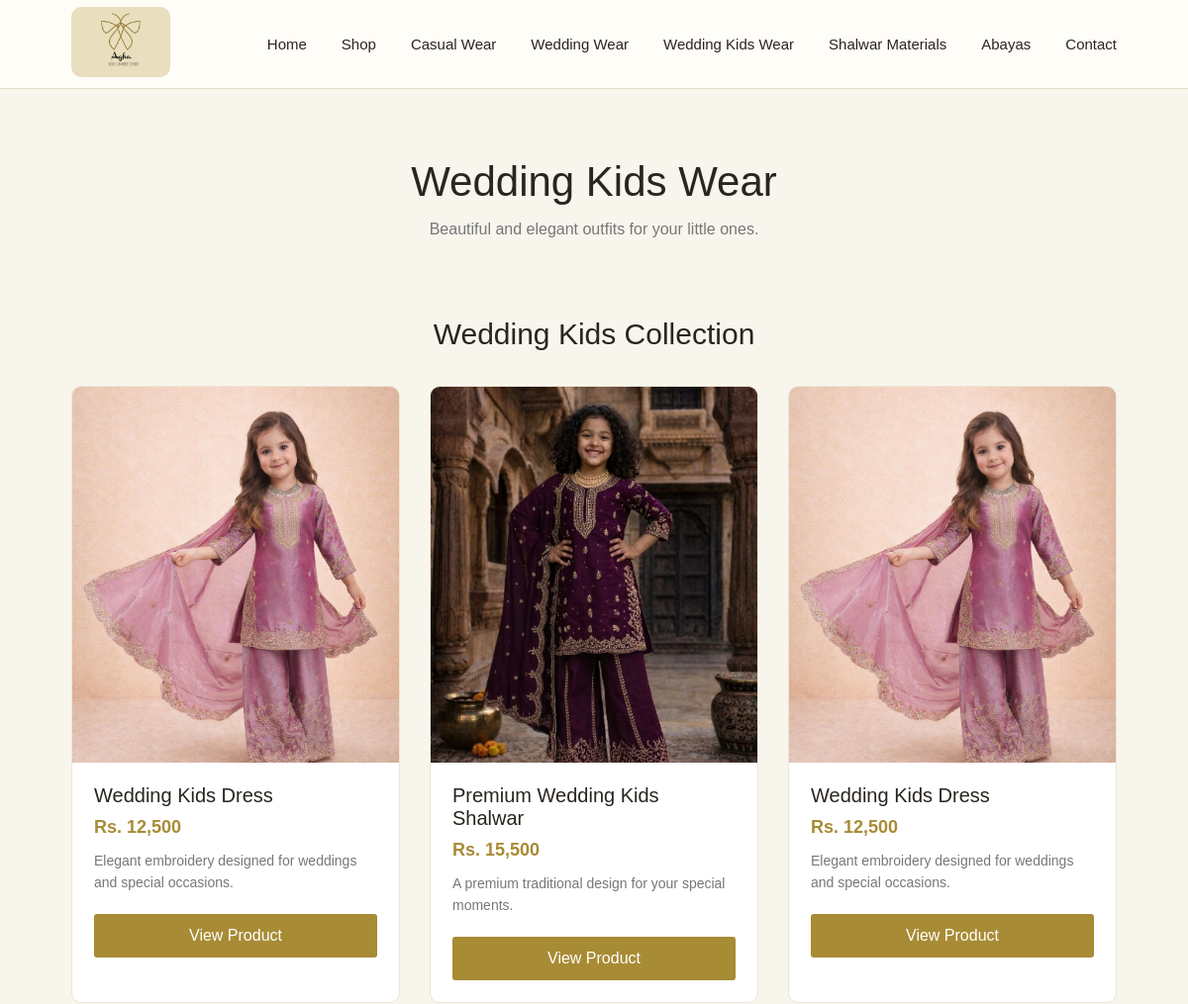
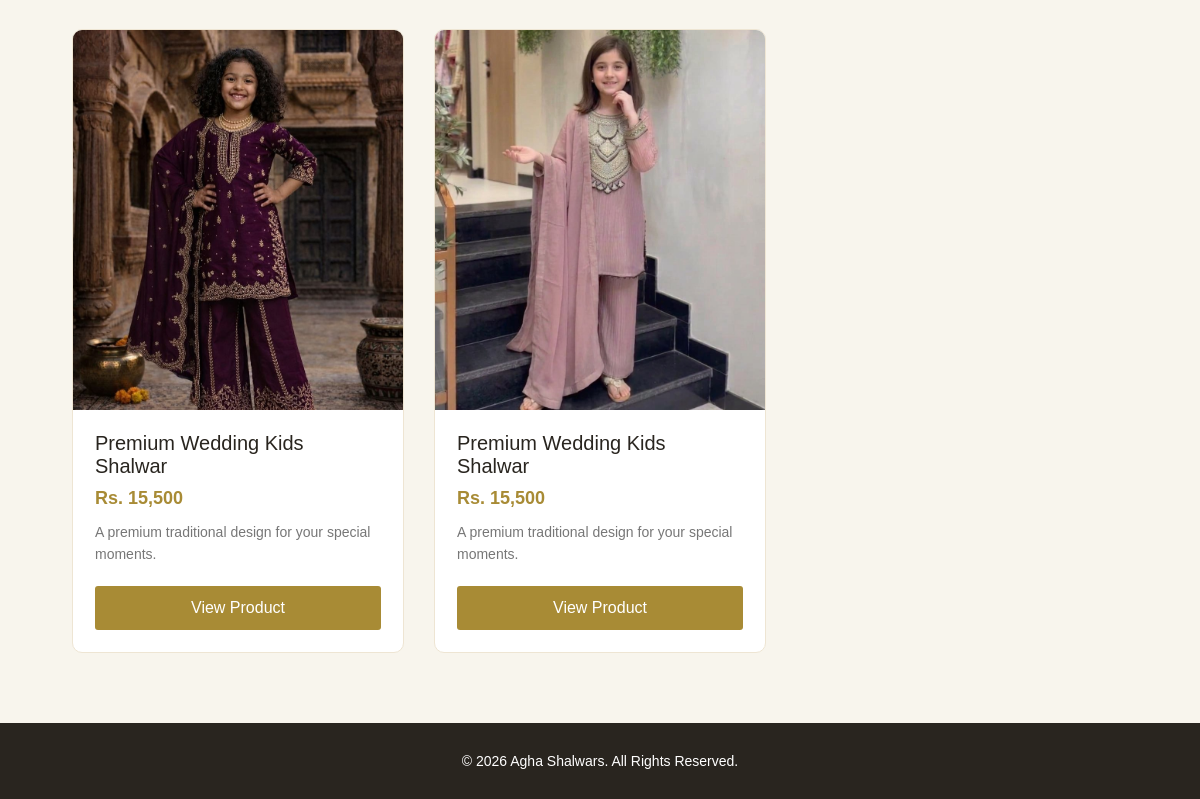
/wedding-kids-wear, run on the app's committed database (2 pictures, top to bottom).
### tables this page shows
CREATE TABLE products (
    id INTEGER PRIMARY KEY AUTOINCREMENT,
    name TEXT NOT NULL,
    category TEXT NOT NULL,
    price REAL NOT NULL,
    description TEXT,
    image TEXT NOT NULL,
    sizes TEXT,
    stock INTEGER DEFAULT 1
);

### app.py (the view)
@app.route("/wedding-kids-wear")
def wedding_kids_wear():
    connection = get_db_connection()
    products = connection.execute(
        "SELECT * FROM products WHERE category = ?",
        ("Wedding Kids Wear",)
    ).fetchall()
    connection.close()
    return render_template(
        "wedding_kids_wear.html",
        products=products
    )

### app.py (called while the page is built)
def get_db_connection():
    connection = sqlite3.connect("shop.db")
    connection.row_factory = sqlite3.Row
    return connection

### templates/wedding_kids_wear.html (shortened to what this page needs)
<!DOCTYPE html>
<html lang="en">
<head>
    <link rel="stylesheet"
          href="{{ url_for('static', filename='style.css') }}">
</head>
<body>
    <nav class="navbar">
        <a href="/">
            <img src="{{ url_for('static', filename='images/logo.jpeg') }}"
                 alt="Agha Shalwars Logo"
                 class="logo">
        </a>
        <ul class="nav-links" id="navLinks">
            <li>
                <a href="{{ url_for('home') }}">Home</a>
            </li>
            <li>
                <a href="{{ url_for('shop') }}">Shop</a>
            </li>
            <li>
                <a href="{{ url_for('casual_wear') }}">Casual Wear</a>
            </li>
            <li>
                <a href="{{ url_for('wedding_wear') }}">Wedding Wear</a>
            </li>
            <li>
                <a href="{{ url_for('wedding_kids_wear') }}">
                    Wedding Kids Wear
                </a>
            </li>
            <li>
                <a href="{{ url_for('shalwar_materials') }}">
                    Shalwar Materials
                </a>
            </li>
            <li>
                <a href="{{ url_for('abayas') }}">Abayas</a>
            </li>
            <li>
                <a href="{{ url_for('contact') }}">Contact</a>
            </li>
        </ul>
    </nav>
    <section class="shop-header">
        <h1>Wedding Kids Wear</h1>
        <p>
            Beautiful and elegant outfits for your little ones.
        </p>
    </section>
    <section class="products-section">
        <h2>Wedding Kids Collection</h2>
        <div class="products">
            {% for product in products %}
            <div class="product-card">
                <div class="product-image">
                    <img
                        src="{{ url_for('static', filename=product['image']) }}"
                        alt="{{ product['name'] }}"
                    >
                </div>
                <div class="product-info">
                    <h3>
                        {{ product['name'] }}
                    </h3>
                    <p class="price">
                        Rs. {{ "{:,.0f}".format(product['price']) }}
                    </p>
                    <p class="description">
                        {{ product['description'] }}
                    </p>
                    <a
                        href="{{ url_for('product_details', product_id=product['id']) }}"
                        class="btn"
                    >
                        View Product
                    </a>
                </div>
            </div>
            {% endfor %}
        </div>
    </section>
    <footer class="footer">
        <p>
            © 2026 Agha Shalwars. All Rights Reserved.
        </p>
    </footer>
</body>
</html>

### static/style.css (style rules this page uses)
* { margin: 0; padding: 0; box-sizing: border-box; }
body { font-family: Arial, sans-serif; background-color: #f8f5ed; color: #29251f; }
.navbar { width: 100%; height: 90px; display: flex; align-items: center; justify-content: space-between; padding: 0 6%; background-color: #fffdf8; border-bottom: 1px solid #e5dcc7; position: relative; }
.logo { width: 100px; height: auto; z-index: 1001; border-radius: 10px; margin-right: auto; }
.nav-links { display: flex; list-style: none; gap: 35px; }
.nav-links a { text-decoration: none; color: #29251f; font-size: 15px; transition: 0.3s; }
.btn { display: inline-block; padding: 13px 30px; background-color: #a88b35; color: white; text-decoration: none; border-radius: 3px; transition: 0.3s; }
.footer { text-align: center; padding: 30px; background-color: #29251f; color: white; }
.footer p { font-size: 14px; }
.shop-header { text-align: center; padding: 70px 20px 40px; }
.shop-header h1 { font-size: 42px; font-weight: 400; margin-bottom: 15px; }
.shop-header p { color: #777; font-size: 16px; }
.products-section { padding: 40px 6% 70px; }
.products-section h2 { text-align: center; font-size: 30px; font-weight: 400; margin-bottom: 35px; }
.products { display: grid; grid-template-columns: repeat(3, 1fr); gap: 30px; max-width: 1200px; margin: auto; }
.product-card { background-color: #fff; border: 1px solid #eee5d3; overflow: hidden; transition: 0.3s; border-radius: 10px; }
.product-image { width: 100%; height: 380px; overflow: hidden; background-color: #f2eee5; }
.product-image img { width: 100%; height: 100%; object-fit: cover; display: block; }
.product-info { padding: 22px; }
.product-info h3 { font-size: 20px; font-weight: 400; margin-bottom: 10px; }
.price { font-size: 18px; font-weight: bold; margin-bottom: 12px; color: #a88b35; }
.description { color: #777; line-height: 1.6; margin-bottom: 20px; font-size: 14px; }
.product-info .btn { width: 100%; text-align: center; }

### data on the page
products: image (picture), name "Wedding Kids Dress", price "12,500", description "Elegant embroidery designed for weddings and special occasions."
products: image (picture), name "Premium Wedding Kids Shalwar", price "15,500", description "A premium traditional design for your special moments."
products: image (picture), name "Wedding Kids Dress", price "12,500", description "Elegant embroidery designed for weddings and special occasions."
products: image (picture), name "Premium Wedding Kids Shalwar", price "15,500", description "A premium traditional design for your special moments."
products: image (picture), name "Premium Wedding Kids Shalwar", price "15,500", description "A premium traditional design for your special moments."
